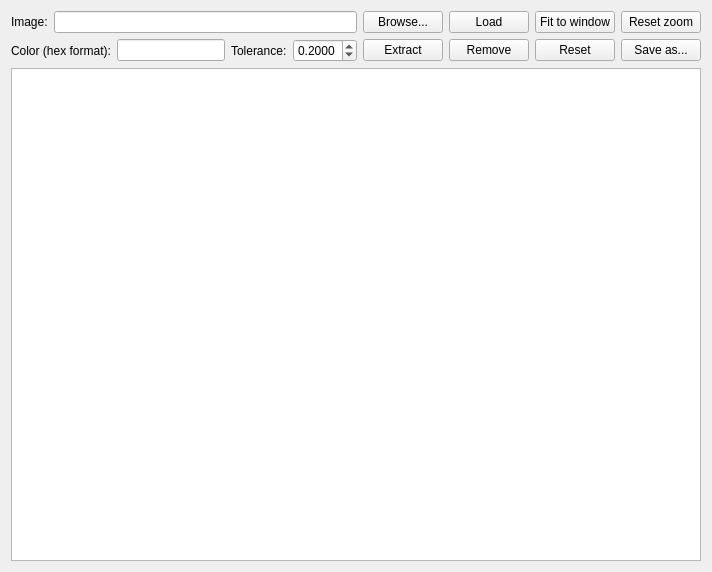
<?xml version="1.0" encoding="UTF-8"?>
<ui version="4.0">
 <class>MainWindow</class>
 <widget class="QMainWindow" name="MainWindow">
  <property name="geometry">
   <rect>
    <x>0</x>
    <y>0</y>
    <width>688</width>
    <height>572</height>
   </rect>
  </property>
  <property name="windowTitle">
   <string>ColorExtractor</string>
  </property>
  <widget class="QWidget" name="centralWidget">
   <layout class="QVBoxLayout" name="verticalLayout">
    <item>
     <layout class="QHBoxLayout" name="horizontalLayout">
      <item>
       <widget class="QLabel" name="label">
        <property name="text">
         <string>Image:</string>
        </property>
       </widget>
      </item>
      <item>
       <widget class="QLineEdit" name="pathBox"/>
      </item>
      <item>
       <widget class="QPushButton" name="browseBtn">
        <property name="text">
         <string>Browse...</string>
        </property>
       </widget>
      </item>
      <item>
       <widget class="QPushButton" name="loadBtn">
        <property name="text">
         <string>Load</string>
        </property>
       </widget>
      </item>
      <item>
       <widget class="QPushButton" name="fitToWindowBtn">
        <property name="text">
         <string>Fit to window</string>
        </property>
       </widget>
      </item>
      <item>
       <widget class="QPushButton" name="resetZoomBtn">
        <property name="text">
         <string>Reset zoom</string>
        </property>
       </widget>
      </item>
     </layout>
    </item>
    <item>
     <layout class="QHBoxLayout" name="horizontalLayout_2">
      <item>
       <widget class="QLabel" name="label_2">
        <property name="text">
         <string>Color (hex format):</string>
        </property>
       </widget>
      </item>
      <item>
       <widget class="QLineEdit" name="colorBox">
        <property name="sizePolicy">
         <sizepolicy hsizetype="Minimum" vsizetype="Fixed">
          <horstretch>0</horstretch>
          <verstretch>0</verstretch>
         </sizepolicy>
        </property>
        <property name="maxLength">
         <number>10</number>
        </property>
       </widget>
      </item>
      <item>
       <widget class="QLabel" name="label_3">
        <property name="text">
         <string>Tolerance:</string>
        </property>
       </widget>
      </item>
      <item>
       <widget class="QDoubleSpinBox" name="toleranceBox">
        <property name="decimals">
         <number>4</number>
        </property>
        <property name="minimum">
         <double>0.010000000000000</double>
        </property>
        <property name="maximum">
         <double>1.000000000000000</double>
        </property>
        <property name="singleStep">
         <double>0.010000000000000</double>
        </property>
        <property name="value">
         <double>0.200000000000000</double>
        </property>
       </widget>
      </item>
      <item>
       <widget class="QPushButton" name="extractColorBtn">
        <property name="text">
         <string>Extract</string>
        </property>
       </widget>
      </item>
      <item>
       <widget class="QPushButton" name="removeColorBtn">
        <property name="text">
         <string>Remove</string>
        </property>
       </widget>
      </item>
      <item>
       <widget class="QPushButton" name="resetBtn">
        <property name="text">
         <string>Reset</string>
        </property>
       </widget>
      </item>
      <item>
       <widget class="QPushButton" name="saveAsBtn">
        <property name="text">
         <string>Save as...</string>
        </property>
       </widget>
      </item>
      <item>
       <spacer name="horizontalSpacer">
        <property name="orientation">
         <enum>Qt::Horizontal</enum>
        </property>
        <property name="sizeHint" stdset="0">
         <size>
          <width>40</width>
          <height>20</height>
         </size>
        </property>
       </spacer>
      </item>
     </layout>
    </item>
    <item>
     <widget class="GraphicsViewEx" name="graphicsView"/>
    </item>
   </layout>
  </widget>
 </widget>
 <layoutdefault spacing="6" margin="11"/>
 <customwidgets>
  <customwidget>
   <class>GraphicsViewEx</class>
   <extends>QGraphicsView</extends>
   <header>graphicsviewex.h</header>
  </customwidget>
 </customwidgets>
 <resources/>
 <connections/>
</ui>
